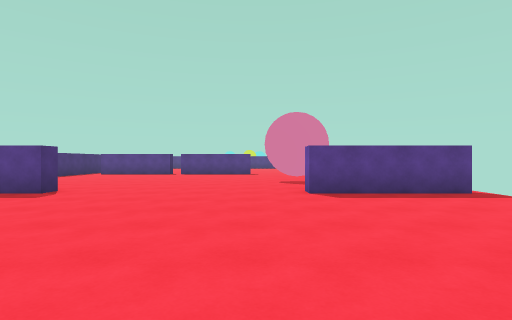
View 1 (above)

24 first-person views from a walk through a 3-D level made in the Unity game engine. The camera is 1.3 m above the floor, looks level and sees 80° across. The floor is counted in squares, 2 m on a side. Each view is taken from the middle of a square. On the plan, view 1 faces up. The plan holds only what a view shows up to about 10 squares ahead; the rest is blank. The place goes on beyond the plan. The player is left out.

View 2
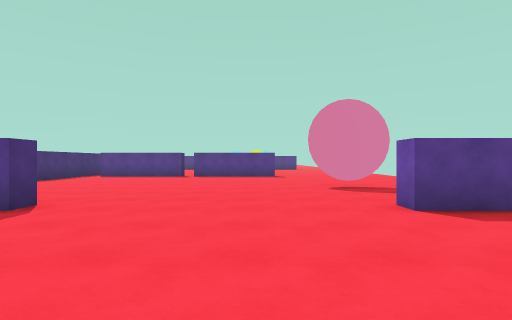

View 3
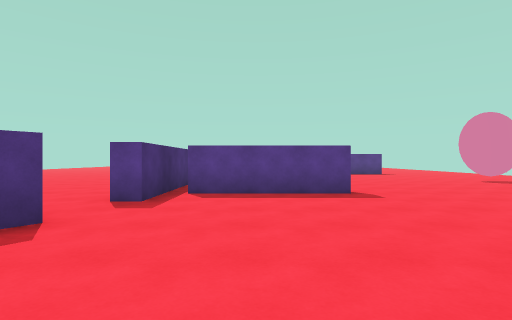

View 4
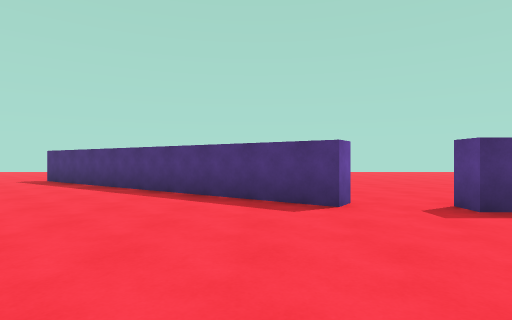

View 5
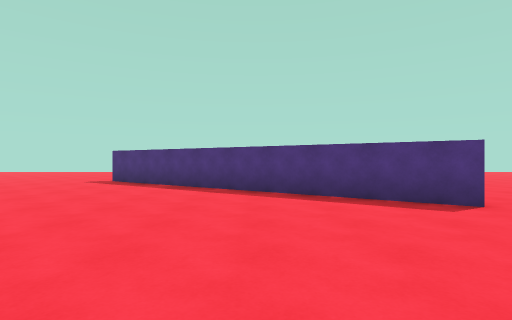

View 6
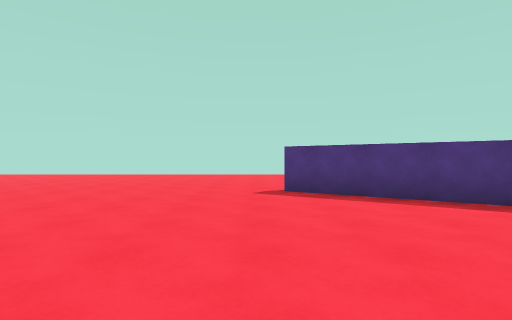

View 7
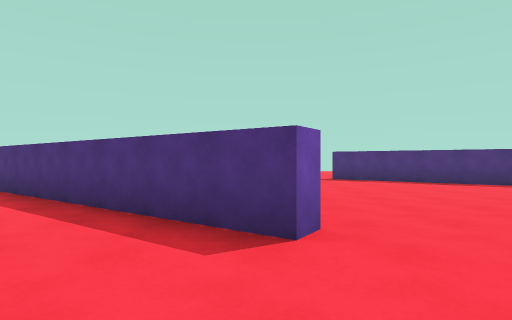

View 8
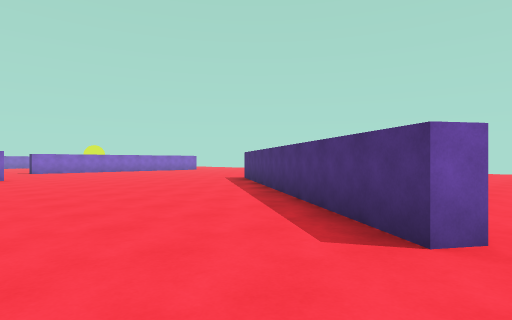

View 9
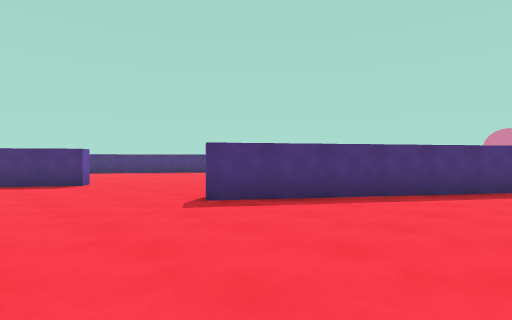

View 10
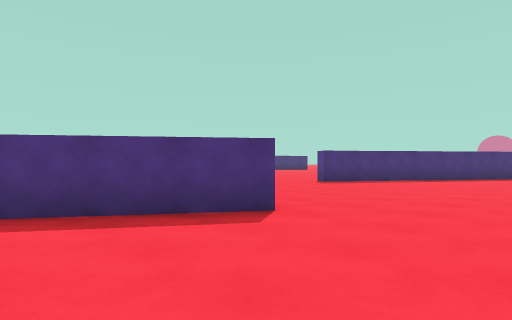

View 11
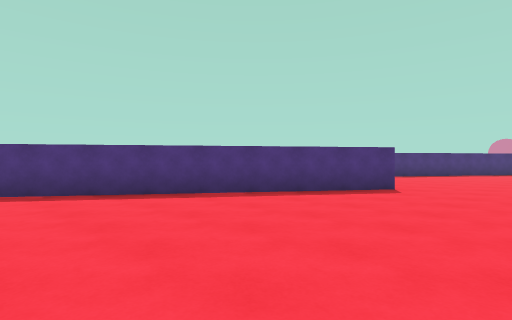

View 12
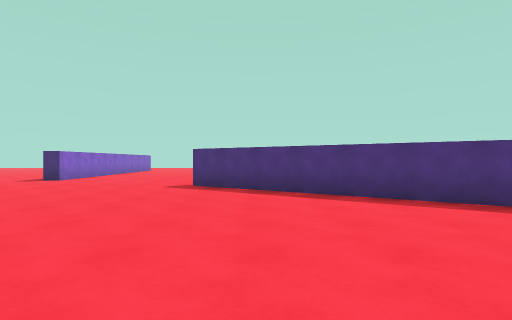

View 13
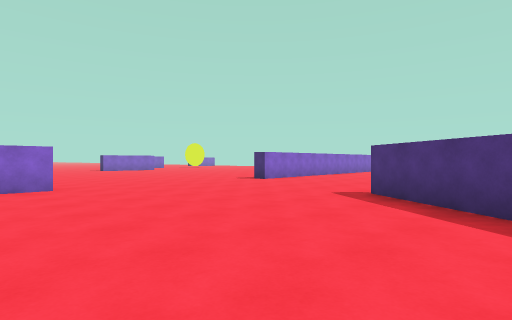

View 14
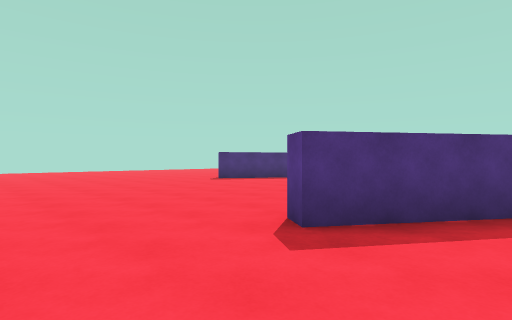

View 15
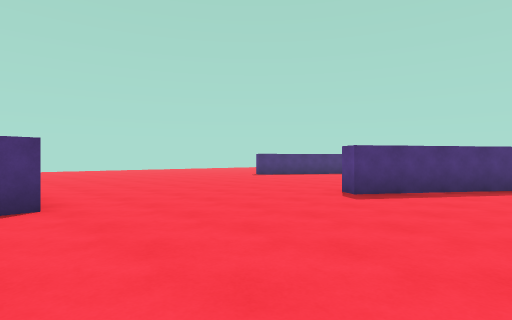

View 16
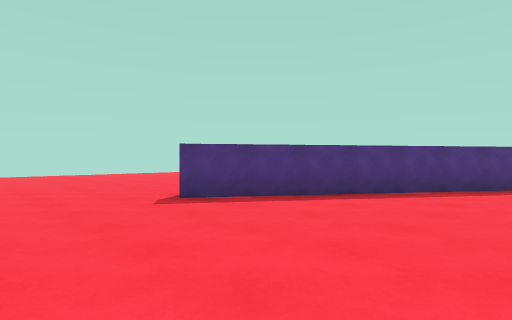

View 17
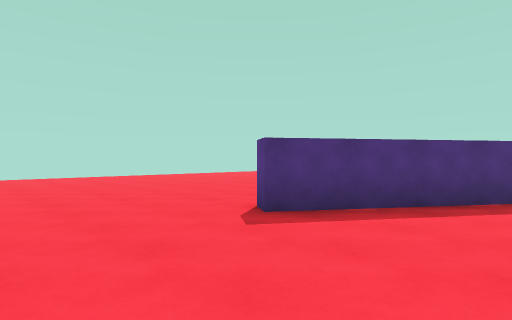

View 18
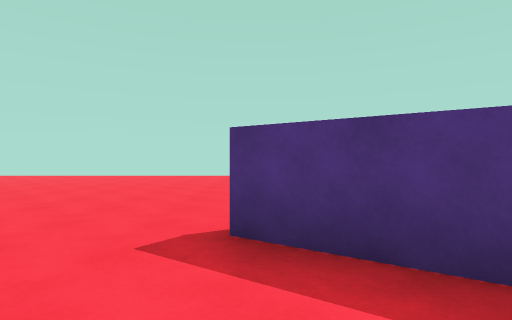

View 19
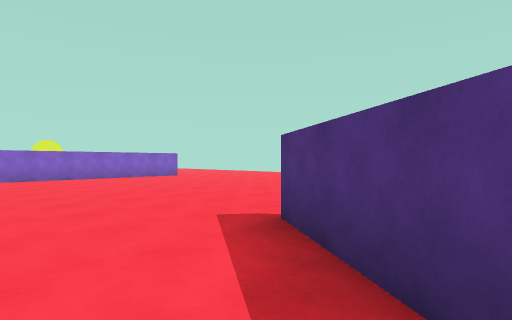

View 20
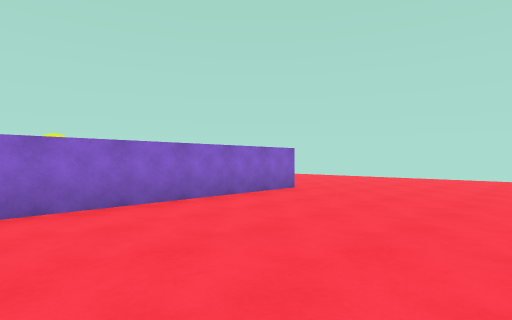

View 21
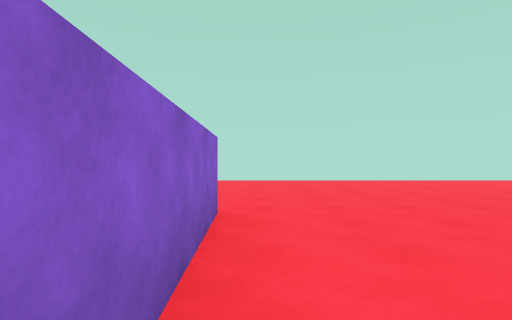

View 22
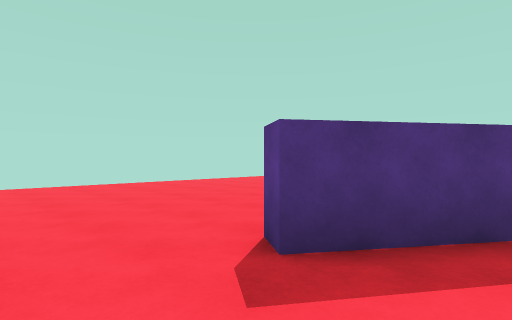

View 23
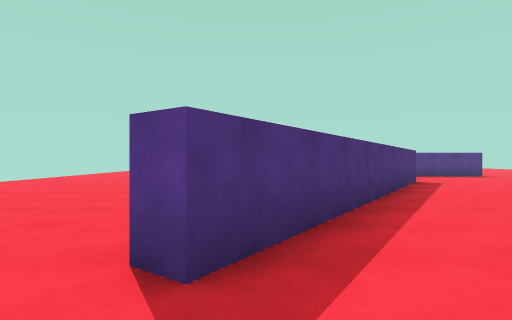

View 24
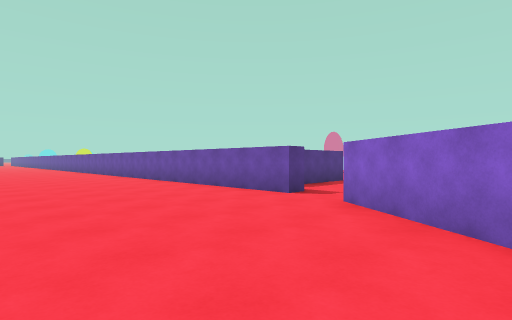

### Floor plan
Points are (right, up) in squares from view 1. A wall is a line through its corners. A room is listed if a view was taken in it or the views show most of it. See-through windows are left out.
Room 1 (views 1, 2, 3, 4, 5, 6, 7, 8, 9, 10, 11, 12, 13, 14, 15, 16, 17, 18, 19, 20, 21, 22, 23, 24)
walls: (-6, -6.3) (-5.5, -6.7) (-10.6, -14.2) (-11.1, -13.9); (-10.1, 1.2) (-8.6, 3.4) (-8.2, 3.2) (-13.4, -4.4) (-13.8, -4.1); (1.4, -11) (-3.8, -18.6) (-4.3, -18.3); (2.3, -1.2) (-1, -6.1) (-1.5, -5.8); (-4.2, 6.5) (-4.2, 5.9) (-7.4, 5.9); (-7.8, 8) (-7.8, 4.8) (-8.3, 4.8) (-8.3, 10.5); (-6, -23.2) (-5.6, -23.2) (-5.6, -23.7); (4.2, 5.9) (1, 5.9) (1, 6.5); (-14.8, -23.5) (-8.9, -23.3); (0.4, -23.5) (1.4, -23.5); (1, 9.3) (0.3, 9.5); (2, 9.4) (0.3, 9.4); (2.2, 9.4) (1.4, 9.4); (2.3, 9.5) (1.6, 9.3)
ways out: opening at (1.5, 10.5); opening at (2, 7.5); gap at (4, 6)

Positions as (right, up) in squares from view 1, and headings:
1: (0, 0), facing up
2: (-1, 2), facing up
3: (-6, 0), facing up
4: (-4, 2), facing left
5: (-4, 0), facing left
6: (-7, -5), facing left
7: (-3, -7), facing left
8: (-3, -6), facing down-left
9: (3, -9), facing up-left
10: (4, -14), facing up-left
11: (4, -18), facing up-left
12: (4, -17), facing left
13: (2, -16), facing down-left
14: (-2, -21), facing up-left
15: (-1, -24), facing up-left
16: (-6, -17), facing up-left
17: (-8, -17), facing up-left
18: (-8, -14), facing left
19: (-8, -12), facing down-left
20: (-9, -19), facing down-left
21: (-11, -23), facing left
22: (-12, -6), facing up-left
23: (-13, -6), facing up
24: (-13, 1), facing up-right
